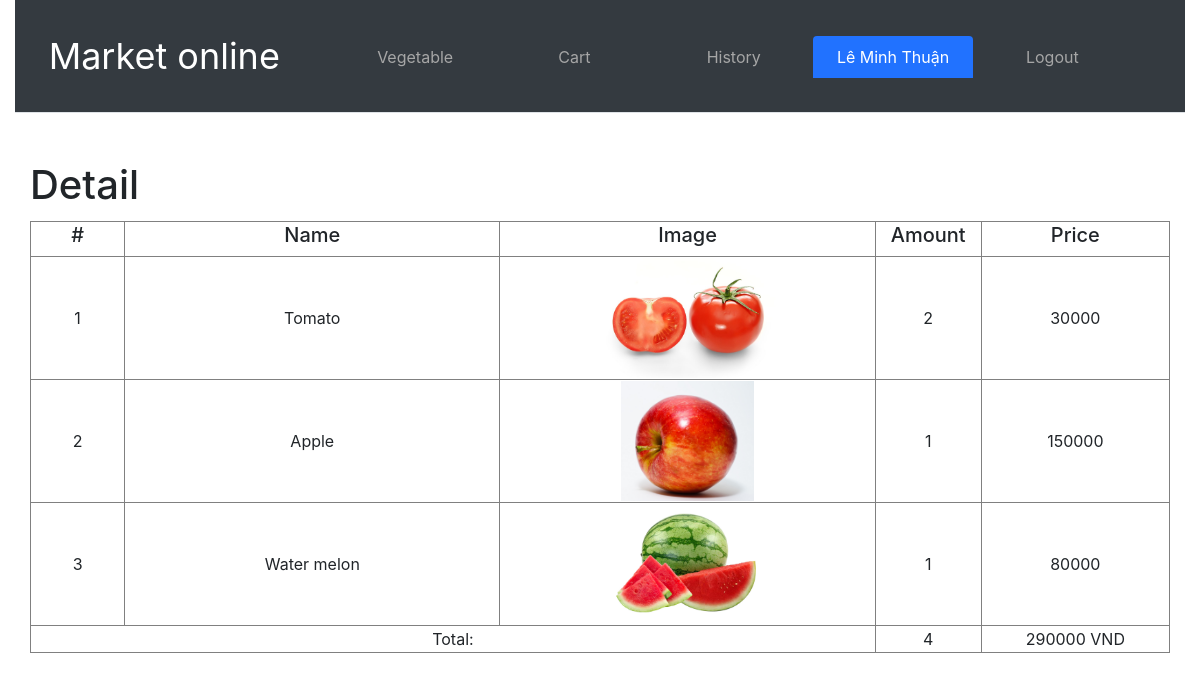
Page /cart/detail.php?ID=10&total=290000 (signed in) on the committed database.
### tables this page shows
CREATE TABLE `vegetable` (
  `VegetableID` int(10) NOT NULL,
  `CategoryID` int(10) NOT NULL,
  `VegetableName` varchar(30) NOT NULL,
  `Unit` varchar(20) NOT NULL,
  `Amount` int(10) NOT NULL,
  `Image` varchar(50) NOT NULL,
  `Price` float NOT NULL
);

CREATE TABLE `orderdetail` (
  `OrderID` int(10) UNSIGNED NOT NULL,
  `VegetableID` int(10) NOT NULL,
  `Quantity` tinyint(4) NOT NULL,
  `Price` float NOT NULL
);

### session.php (called while the page is built, shortened)
<?php
    Class Session{
        public static function get($key){
            if (isset($_SESSION[$key])) {
                return $_SESSION[$key];
            }
            else {
                return false;
            }
        }
    }
?>

### connection.php (called while the page is built, shortened)
<?php
	Class Connection{
		public $link;
		private function dbConnect(){
			$this->link = new mysqli("localhost", "root", "", "market");
			return $this->link;
		}
		public function select($query){
			$select = $this->link->query($query) or die($this->link->error.__LINE__);
			if($select->num_rows > 0)
				return $select;
			else
				return false;
		}
	}
?>

### class/order.php (called while the page is built, shortened)
<?php
	Class Order{
		private $db;
		public function __construct(){
			$this->db = new Connection();
		}
		public function getOrderDetail($orderid){
			$query = "SELECT * FROM orderdetail WHERE OrderID='$orderid'";
			$result = $this->db->select($query);
			if($result != false)
				return $result;
			else
				return false;
		}
	}
?>

### class/vegetable.php (called while the page is built, shortened)
<?php
	Class Vegetable{
		public $db;
		public function __construct(){
			$this->db = new Connection();
		}
		public function getByID($vegetableID){
			$query = "SELECT * FROM vegetable WHERE VegetableID='$vegetableID' LIMIT 1";
			$result = $this->db->select($query);
			if($result != false)
				return $result;
			else
				return false;
		}
	}
?>

### cart/detail.php (the view, shortened to what this page needs)
<?php
	include "../connection.php";
	include "../class/vegetable.php";
	include "../class/order.php";
	include "../session.php";
	$or = new Order();
	$veg = new Vegetable();
?>
<!DOCTYPE html>
<html lang="en">
<head>
	<link rel="stylesheet" type="text/css" href="../css/bootstrap.css">
</head>
<body>
	<div class="container-fluid">
		<div>
			<nav class="nav nav-tabs navbar-dark bg-dark navbar-expand-md">
				<div class="row container-fluid p-4">
					<a id="logo" class="navbar-brand col-9 col-sm-9 col-md-3 col-lg-4 col-xl-3" href="../index.php">Market online<a>
					<div id="menu" class="collapse navbar-collapse col-lg-7 col-xl-9">
						 <ul class="nav nav-justified ml-auto col-3 col-sm-3 col-md-9 col-lg-12 col-xl-12">
							<li class="nav-item"><a class="nav-link menu-item item-name" href="../vegetable/">Vegetable</a></li>
							<li class="nav-item"><a class="nav-link menu-item item-name" href="index.php">Cart</a></li>
							<?php
								if(isset($_SESSION['login']) && $_SESSION['login'] == true){
									$userName = Session::get('userName');
									if($userName != false){
										echo 	"<li class='nav-item'><a class='nav-link menu-item item-name ' href='history.php'>History</a></li>";
										echo 	"<li class='nav-item'><a class='user-name nav-link menu-item ite' href='#'>$userName</a></li>";
										echo 	"<li class='nav-item'><a class='nav-link menu-item item-name' href='../customer/logout.php?action=logout'>Logout</a></li>";
									}
								}
								else{
									echo 	"<li class='nav-item'><a class='nav-link menu-item item-name active' href='history.php' >History</a></li>";
									echo 	"<li class='nav-item'><a class='nav-link menu-item item-name' href='../customer/login.php'>Login</a></li>";
								}
							?>
						</ul>
					</div>
				</div>
			</nav>
		</div>
		<div class="pt-5 container">
			<div class="row mb-1">
				<h1>Detail</h1>
			</div>
			<div class="row">
				<table class="col-lg-12 col-cl-12" border='1'>
					<tr id="title" class="">
						<td class="col-lg-1 col-xl-1"><h5>#</h5></td>
						<td class="col-lg-4 col-xl-4"><h5>Name</h5></td>
						<td class="col-lg-4 col-xl-4"><h5>Image</h5></td>
						<td class="col-lg-1 col-xl-1"><h5>Amount</h5></td>
						<td class="col-lg-5 col-xl-5"><h5>Price</h5></td>
					</tr>
					<?php
						$stt = 0;
						$allAmount = 0;
						if(isset($_GET['ID'])){
							$orderID = $_GET['ID'];
							$total = $_GET['total'];
							$details = $or->getOrderDetail($orderID);
							while($values = mysqli_fetch_array($details)){
								$vegID = $values['VegetableID'];
								$vegDetail = $veg->getByID($vegID);
								while($vegValues = mysqli_fetch_array($vegDetail)){
									$vegName = $vegValues['VegetableName'];
									$vegImg = $vegValues['Image'];
									$vegAmount = $values['Quantity'];
									$allAmount += $vegAmount;
									$vegPrice = $vegValues['Price'];
									$stt++;
									echo 	"<tr>";
									echo 		"<td class='col-lg-1 col-xl-1'>$stt</td>";
									echo 		"<td class='col-lg-4 col-xl-4'>$vegName</td>";
									echo 		"<td class='col-lg-4 col-xl-4'><img class='img-fluid img-height' src='$vegImg'></td>";
									echo 		"<td class='col-lg-1 col-xl-1'>$vegAmount</td>";
									echo 		"<td class='col-lg-5 col-xl-5'>$vegPrice</td>";
									echo 	"</tr>";
								}
							}
						}
					?>
					<tr>
						<td colspan="3">Total:</td>
						<td colspan="1"><?php echo $allAmount; ?></td>
						<td colspan="1"><?php echo $total.' VND'; ?></td>
					</tr>
				</table>
			</div>
		</div>
	</div>
</body>
</html>

### cart/detail.php (style rules this page uses)
#logo, #menu { float: left; }
.menu-item { color: rgb(108 117 125); }
.navbar-brand { color: white; font-size: 36px; text-align: center; }
.user-name { background-color: #2172ff; color: white; }
.item-name { color: #a6a6a6; }
table { text-align: center; }
.img-height { height: 120px; }

### rows in the picture
orderdetail: Quantity "2"
vegetable: VegetableName "Tomato", Image (picture), Price "30000"
orderdetail: Quantity "1"
vegetable: VegetableName "Apple", Image (picture), Price "150000"
orderdetail: Quantity "1"
vegetable: VegetableName "Water melon", Image (picture), Price "80000"

### other values in the picture
$userName "Lê Minh Thuận"
$allAmount "4"
$total "290000"
